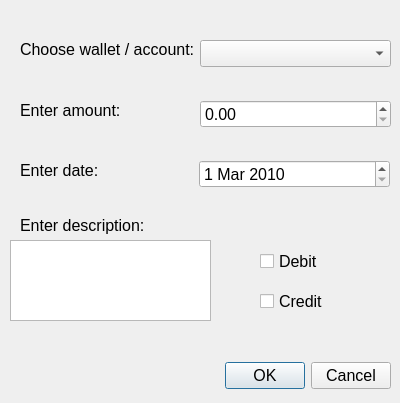
<?xml version="1.0" encoding="UTF-8"?>
<ui version="4.0">
 <class>creditDialog</class>
 <widget class="QDialog" name="creditDialog">
  <property name="geometry">
   <rect>
    <x>0</x>
    <y>0</y>
    <width>400</width>
    <height>403</height>
   </rect>
  </property>
  <property name="font">
   <font>
    <family>Arial</family>
    <pointsize>12</pointsize>
   </font>
  </property>
  <property name="windowTitle">
   <string>Credit / debit</string>
  </property>
  <property name="windowIcon">
   <iconset>
    <normaloff>../../logo_plain/blob.png</normaloff>../../logo_plain/blob.png</iconset>
  </property>
  <widget class="QDialogButtonBox" name="buttonBox">
   <property name="geometry">
    <rect>
     <x>50</x>
     <y>360</y>
     <width>341</width>
     <height>32</height>
    </rect>
   </property>
   <property name="font">
    <font>
     <family>Arial</family>
     <pointsize>12</pointsize>
    </font>
   </property>
   <property name="orientation">
    <enum>Qt::Horizontal</enum>
   </property>
   <property name="standardButtons">
    <set>QDialogButtonBox::Cancel|QDialogButtonBox::Ok</set>
   </property>
  </widget>
  <widget class="QLabel" name="label">
   <property name="geometry">
    <rect>
     <x>20</x>
     <y>40</y>
     <width>181</width>
     <height>18</height>
    </rect>
   </property>
   <property name="font">
    <font>
     <family>Arial</family>
     <pointsize>12</pointsize>
    </font>
   </property>
   <property name="text">
    <string>Choose wallet / account: </string>
   </property>
  </widget>
  <widget class="QComboBox" name="chooseComboBox">
   <property name="geometry">
    <rect>
     <x>200</x>
     <y>40</y>
     <width>191</width>
     <height>27</height>
    </rect>
   </property>
   <property name="font">
    <font>
     <family>Arial</family>
     <pointsize>12</pointsize>
    </font>
   </property>
  </widget>
  <widget class="QLabel" name="label_2">
   <property name="geometry">
    <rect>
     <x>20</x>
     <y>100</y>
     <width>111</width>
     <height>20</height>
    </rect>
   </property>
   <property name="font">
    <font>
     <family>Arial</family>
     <pointsize>12</pointsize>
    </font>
   </property>
   <property name="text">
    <string>Enter amount: </string>
   </property>
  </widget>
  <widget class="QDoubleSpinBox" name="amtSpinBox">
   <property name="geometry">
    <rect>
     <x>200</x>
     <y>100</y>
     <width>191</width>
     <height>28</height>
    </rect>
   </property>
   <property name="font">
    <font>
     <family>Arial</family>
     <pointsize>12</pointsize>
    </font>
   </property>
   <property name="maximum">
    <double>999999.989999999990687</double>
   </property>
  </widget>
  <widget class="QDateEdit" name="dateEdit">
   <property name="geometry">
    <rect>
     <x>199</x>
     <y>160</y>
     <width>191</width>
     <height>28</height>
    </rect>
   </property>
   <property name="font">
    <font>
     <family>Arial</family>
     <pointsize>12</pointsize>
    </font>
   </property>
   <property name="layoutDirection">
    <enum>Qt::LeftToRight</enum>
   </property>
   <property name="minimumDate">
    <date>
     <year>2010</year>
     <month>3</month>
     <day>1</day>
    </date>
   </property>
  </widget>
  <widget class="QLabel" name="label_3">
   <property name="geometry">
    <rect>
     <x>20</x>
     <y>160</y>
     <width>111</width>
     <height>20</height>
    </rect>
   </property>
   <property name="font">
    <font>
     <family>Arial</family>
     <pointsize>12</pointsize>
    </font>
   </property>
   <property name="text">
    <string>Enter date: </string>
   </property>
  </widget>
  <widget class="QLabel" name="label_4">
   <property name="geometry">
    <rect>
     <x>20</x>
     <y>210</y>
     <width>141</width>
     <height>31</height>
    </rect>
   </property>
   <property name="font">
    <font>
     <family>Arial</family>
     <pointsize>12</pointsize>
    </font>
   </property>
   <property name="text">
    <string>Enter description: </string>
   </property>
  </widget>
  <widget class="QTextEdit" name="descTextEdit">
   <property name="geometry">
    <rect>
     <x>10</x>
     <y>240</y>
     <width>201</width>
     <height>81</height>
    </rect>
   </property>
   <property name="font">
    <font>
     <family>Arial</family>
     <pointsize>12</pointsize>
    </font>
   </property>
  </widget>
  <widget class="QCheckBox" name="debitCheckBox">
   <property name="geometry">
    <rect>
     <x>260</x>
     <y>250</y>
     <width>94</width>
     <height>22</height>
    </rect>
   </property>
   <property name="font">
    <font>
     <family>Arial</family>
     <pointsize>12</pointsize>
    </font>
   </property>
   <property name="text">
    <string>Debit</string>
   </property>
  </widget>
  <widget class="QCheckBox" name="creditCheckBox">
   <property name="geometry">
    <rect>
     <x>260</x>
     <y>290</y>
     <width>94</width>
     <height>22</height>
    </rect>
   </property>
   <property name="font">
    <font>
     <family>Arial</family>
     <pointsize>12</pointsize>
    </font>
   </property>
   <property name="text">
    <string>Credit</string>
   </property>
  </widget>
 </widget>
 <resources/>
 <connections>
  <connection>
   <sender>buttonBox</sender>
   <signal>accepted()</signal>
   <receiver>creditDialog</receiver>
   <slot>accept()</slot>
   <hints>
    <hint type="sourcelabel">
     <x>248</x>
     <y>254</y>
    </hint>
    <hint type="destinationlabel">
     <x>157</x>
     <y>274</y>
    </hint>
   </hints>
  </connection>
  <connection>
   <sender>buttonBox</sender>
   <signal>rejected()</signal>
   <receiver>creditDialog</receiver>
   <slot>reject()</slot>
   <hints>
    <hint type="sourcelabel">
     <x>316</x>
     <y>260</y>
    </hint>
    <hint type="destinationlabel">
     <x>286</x>
     <y>274</y>
    </hint>
   </hints>
  </connection>
 </connections>
</ui>
